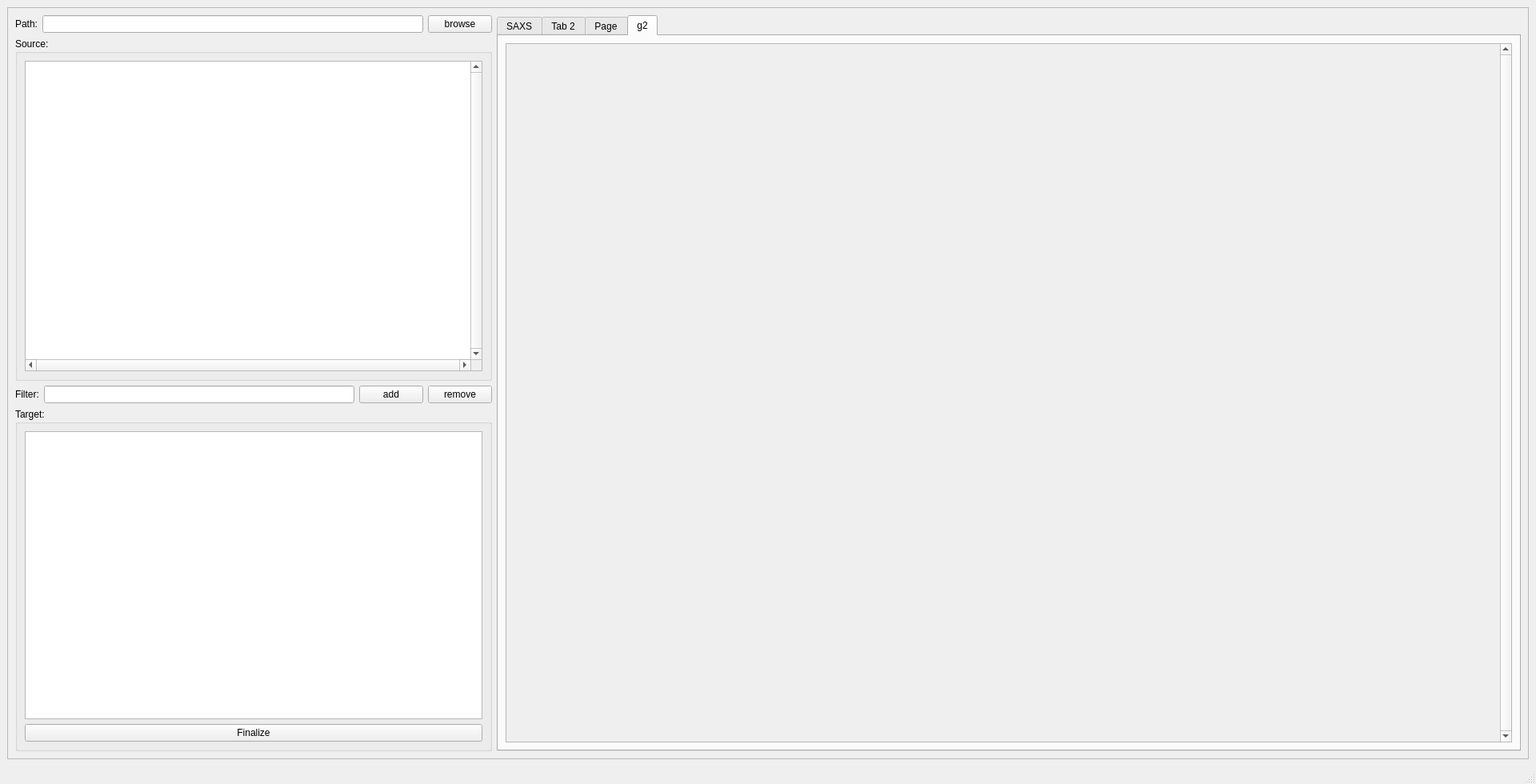
<?xml version="1.0" encoding="UTF-8"?>
<ui version="4.0">
 <class>mainwindow</class>
 <widget class="QMainWindow" name="mainwindow">
  <property name="geometry">
   <rect>
    <x>0</x>
    <y>0</y>
    <width>1920</width>
    <height>980</height>
   </rect>
  </property>
  <property name="minimumSize">
   <size>
    <width>1024</width>
    <height>800</height>
   </size>
  </property>
  <property name="windowTitle">
   <string>XPCS_GUI</string>
  </property>
  <widget class="QWidget" name="centralwidget">
   <layout class="QGridLayout" name="gridLayout_2">
    <item row="0" column="0">
     <widget class="QFrame" name="file_panel">
      <property name="frameShape">
       <enum>QFrame::StyledPanel</enum>
      </property>
      <property name="frameShadow">
       <enum>QFrame::Raised</enum>
      </property>
      <layout class="QGridLayout" name="gridLayout">
       <item row="2" column="1">
        <widget class="QTabWidget" name="tabWidget">
         <property name="sizePolicy">
          <sizepolicy hsizetype="Expanding" vsizetype="Expanding">
           <horstretch>0</horstretch>
           <verstretch>0</verstretch>
          </sizepolicy>
         </property>
         <property name="minimumSize">
          <size>
           <width>1280</width>
           <height>0</height>
          </size>
         </property>
         <property name="currentIndex">
          <number>3</number>
         </property>
         <widget class="QWidget" name="tab">
          <attribute name="title">
           <string>SAXS</string>
          </attribute>
          <layout class="QGridLayout" name="gridLayout_3">
           <item row="0" column="0">
            <widget class="ImageView" name="graphWidget" native="true">
             <property name="sizePolicy">
              <sizepolicy hsizetype="Expanding" vsizetype="Expanding">
               <horstretch>120</horstretch>
               <verstretch>120</verstretch>
              </sizepolicy>
             </property>
            </widget>
           </item>
          </layout>
         </widget>
         <widget class="QWidget" name="tab_2">
          <attribute name="title">
           <string>Tab 2</string>
          </attribute>
          <layout class="QGridLayout" name="gridLayout_6">
           <item row="0" column="0">
            <layout class="QVBoxLayout" name="verticalLayout_2">
             <item>
              <layout class="QHBoxLayout" name="horizontalLayout_4">
               <item>
                <widget class="PlotWidget" name="f0" native="true"/>
               </item>
               <item>
                <widget class="PlotWidget" name="f1" native="true"/>
               </item>
              </layout>
             </item>
             <item>
              <layout class="QHBoxLayout" name="horizontalLayout_3">
               <item>
                <widget class="PlotWidget" name="f2" native="true"/>
               </item>
               <item>
                <widget class="PlotWidget" name="f3" native="true"/>
               </item>
              </layout>
             </item>
            </layout>
           </item>
          </layout>
         </widget>
         <widget class="QWidget" name="tab_3">
          <attribute name="title">
           <string>Page</string>
          </attribute>
          <layout class="QGridLayout" name="gridLayout_7">
           <item row="0" column="0">
            <widget class="MplCanvas" name="mf1" native="true">
             <property name="sizePolicy">
              <sizepolicy hsizetype="Expanding" vsizetype="Expanding">
               <horstretch>0</horstretch>
               <verstretch>0</verstretch>
              </sizepolicy>
             </property>
            </widget>
           </item>
          </layout>
         </widget>
         <widget class="QWidget" name="">
          <attribute name="title">
           <string>g2</string>
          </attribute>
          <layout class="QGridLayout" name="gridLayout_8">
           <item row="0" column="0">
            <widget class="QScrollArea" name="scrollArea">
             <property name="sizePolicy">
              <sizepolicy hsizetype="Preferred" vsizetype="Preferred">
               <horstretch>0</horstretch>
               <verstretch>0</verstretch>
              </sizepolicy>
             </property>
             <property name="minimumSize">
              <size>
               <width>0</width>
               <height>800</height>
              </size>
             </property>
             <property name="verticalScrollBarPolicy">
              <enum>Qt::ScrollBarAlwaysOn</enum>
             </property>
             <property name="widgetResizable">
              <bool>true</bool>
             </property>
             <widget class="QWidget" name="scrollAreaWidgetContents">
              <property name="geometry">
               <rect>
                <x>0</x>
                <y>0</y>
                <width>1216</width>
                <height>830</height>
               </rect>
              </property>
              <property name="sizePolicy">
               <sizepolicy hsizetype="Expanding" vsizetype="Expanding">
                <horstretch>0</horstretch>
                <verstretch>0</verstretch>
               </sizepolicy>
              </property>
              <layout class="QGridLayout" name="gridLayout_9">
               <item row="0" column="0">
                <widget class="MplCanvas" name="mf2" native="true">
                 <property name="sizePolicy">
                  <sizepolicy hsizetype="Expanding" vsizetype="Expanding">
                   <horstretch>0</horstretch>
                   <verstretch>0</verstretch>
                  </sizepolicy>
                 </property>
                 <property name="minimumSize">
                  <size>
                   <width>0</width>
                   <height>0</height>
                  </size>
                 </property>
                </widget>
               </item>
              </layout>
             </widget>
            </widget>
           </item>
          </layout>
         </widget>
        </widget>
       </item>
       <item row="2" column="0">
        <layout class="QVBoxLayout" name="verticalLayout">
         <item>
          <layout class="QHBoxLayout" name="horizontalLayout_2">
           <item>
            <widget class="QLabel" name="label_2">
             <property name="text">
              <string>Path:</string>
             </property>
            </widget>
           </item>
           <item>
            <widget class="QLineEdit" name="work_dir"/>
           </item>
           <item>
            <widget class="QPushButton" name="pushButton">
             <property name="text">
              <string>browse</string>
             </property>
            </widget>
           </item>
          </layout>
         </item>
         <item>
          <widget class="QGroupBox" name="box_source">
           <property name="minimumSize">
            <size>
             <width>0</width>
             <height>80</height>
            </size>
           </property>
           <property name="title">
            <string>Source:</string>
           </property>
           <layout class="QGridLayout" name="gridLayout_5">
            <item row="0" column="0">
             <widget class="QListWidget" name="list_view_source">
              <property name="sizePolicy">
               <sizepolicy hsizetype="Expanding" vsizetype="Expanding">
                <horstretch>0</horstretch>
                <verstretch>0</verstretch>
               </sizepolicy>
              </property>
              <property name="minimumSize">
               <size>
                <width>0</width>
                <height>120</height>
               </size>
              </property>
              <property name="verticalScrollBarPolicy">
               <enum>Qt::ScrollBarAlwaysOn</enum>
              </property>
              <property name="horizontalScrollBarPolicy">
               <enum>Qt::ScrollBarAlwaysOn</enum>
              </property>
              <property name="editTriggers">
               <set>QAbstractItemView::NoEditTriggers</set>
              </property>
              <property name="selectionMode">
               <enum>QAbstractItemView::MultiSelection</enum>
              </property>
             </widget>
            </item>
           </layout>
          </widget>
         </item>
         <item>
          <layout class="QHBoxLayout" name="horizontalLayout">
           <item>
            <widget class="QLabel" name="label">
             <property name="text">
              <string>Filter:</string>
             </property>
            </widget>
           </item>
           <item>
            <widget class="QLineEdit" name="filter_str">
             <property name="maximumSize">
              <size>
               <width>16777215</width>
               <height>100</height>
              </size>
             </property>
            </widget>
           </item>
           <item>
            <widget class="QPushButton" name="pushButton_2">
             <property name="text">
              <string>add</string>
             </property>
            </widget>
           </item>
           <item>
            <widget class="QPushButton" name="pushButton_3">
             <property name="text">
              <string>remove</string>
             </property>
            </widget>
           </item>
          </layout>
         </item>
         <item>
          <widget class="QGroupBox" name="box_target">
           <property name="minimumSize">
            <size>
             <width>0</width>
             <height>120</height>
            </size>
           </property>
           <property name="title">
            <string>Target:</string>
           </property>
           <layout class="QGridLayout" name="gridLayout_4">
            <item row="0" column="0">
             <widget class="QListWidget" name="list_view_target">
              <property name="selectionMode">
               <enum>QAbstractItemView::MultiSelection</enum>
              </property>
             </widget>
            </item>
            <item row="1" column="0">
             <widget class="QPushButton" name="btn_load_data">
              <property name="text">
               <string>Finalize</string>
              </property>
             </widget>
            </item>
           </layout>
          </widget>
         </item>
        </layout>
       </item>
      </layout>
     </widget>
    </item>
   </layout>
  </widget>
  <widget class="QMenuBar" name="menubar">
   <property name="geometry">
    <rect>
     <x>0</x>
     <y>0</y>
     <width>1920</width>
     <height>22</height>
    </rect>
   </property>
  </widget>
  <widget class="QStatusBar" name="statusbar"/>
 </widget>
 <customwidgets>
  <customwidget>
   <class>PlotWidget</class>
   <extends>QWidget</extends>
   <header>pyqtgraph</header>
   <container>1</container>
  </customwidget>
  <customwidget>
   <class>ImageView</class>
   <extends>QWidget</extends>
   <header>pyqtgraph</header>
   <container>1</container>
  </customwidget>
  <customwidget>
   <class>MplCanvas</class>
   <extends>QWidget</extends>
   <header>matplot_qt</header>
   <container>1</container>
  </customwidget>
 </customwidgets>
 <resources/>
 <connections>
  <connection>
   <sender>pushButton_2</sender>
   <signal>clicked()</signal>
   <receiver>mainwindow</receiver>
   <slot>add_target()</slot>
   <hints>
    <hint type="sourcelabel">
     <x>340</x>
     <y>440</y>
    </hint>
    <hint type="destinationlabel">
     <x>417</x>
     <y>624</y>
    </hint>
   </hints>
  </connection>
  <connection>
   <sender>pushButton_3</sender>
   <signal>clicked()</signal>
   <receiver>mainwindow</receiver>
   <slot>remove_target()</slot>
   <hints>
    <hint type="sourcelabel">
     <x>430</x>
     <y>440</y>
    </hint>
    <hint type="destinationlabel">
     <x>518</x>
     <y>783</y>
    </hint>
   </hints>
  </connection>
  <connection>
   <sender>pushButton</sender>
   <signal>clicked()</signal>
   <receiver>mainwindow</receiver>
   <slot>load_path()</slot>
   <hints>
    <hint type="sourcelabel">
     <x>430</x>
     <y>79</y>
    </hint>
    <hint type="destinationlabel">
     <x>776</x>
     <y>24</y>
    </hint>
   </hints>
  </connection>
  <connection>
   <sender>filter_str</sender>
   <signal>textChanged(QString)</signal>
   <receiver>mainwindow</receiver>
   <slot>trie_search()</slot>
   <hints>
    <hint type="sourcelabel">
     <x>273</x>
     <y>433</y>
    </hint>
    <hint type="destinationlabel">
     <x>13</x>
     <y>774</y>
    </hint>
   </hints>
  </connection>
  <connection>
   <sender>filter_str</sender>
   <signal>returnPressed()</signal>
   <receiver>pushButton_2</receiver>
   <slot>click()</slot>
   <hints>
    <hint type="sourcelabel">
     <x>273</x>
     <y>433</y>
    </hint>
    <hint type="destinationlabel">
     <x>340</x>
     <y>440</y>
    </hint>
   </hints>
  </connection>
  <connection>
   <sender>btn_load_data</sender>
   <signal>clicked()</signal>
   <receiver>mainwindow</receiver>
   <slot>load_data()</slot>
   <hints>
    <hint type="sourcelabel">
     <x>334</x>
     <y>729</y>
    </hint>
    <hint type="destinationlabel">
     <x>345</x>
     <y>775</y>
    </hint>
   </hints>
  </connection>
 </connections>
 <slots>
  <slot>add_target()</slot>
  <slot>remove_target()</slot>
  <slot>load_path()</slot>
  <slot>trie_search()</slot>
  <slot>add_batch()</slot>
  <slot>load_data()</slot>
 </slots>
</ui>
